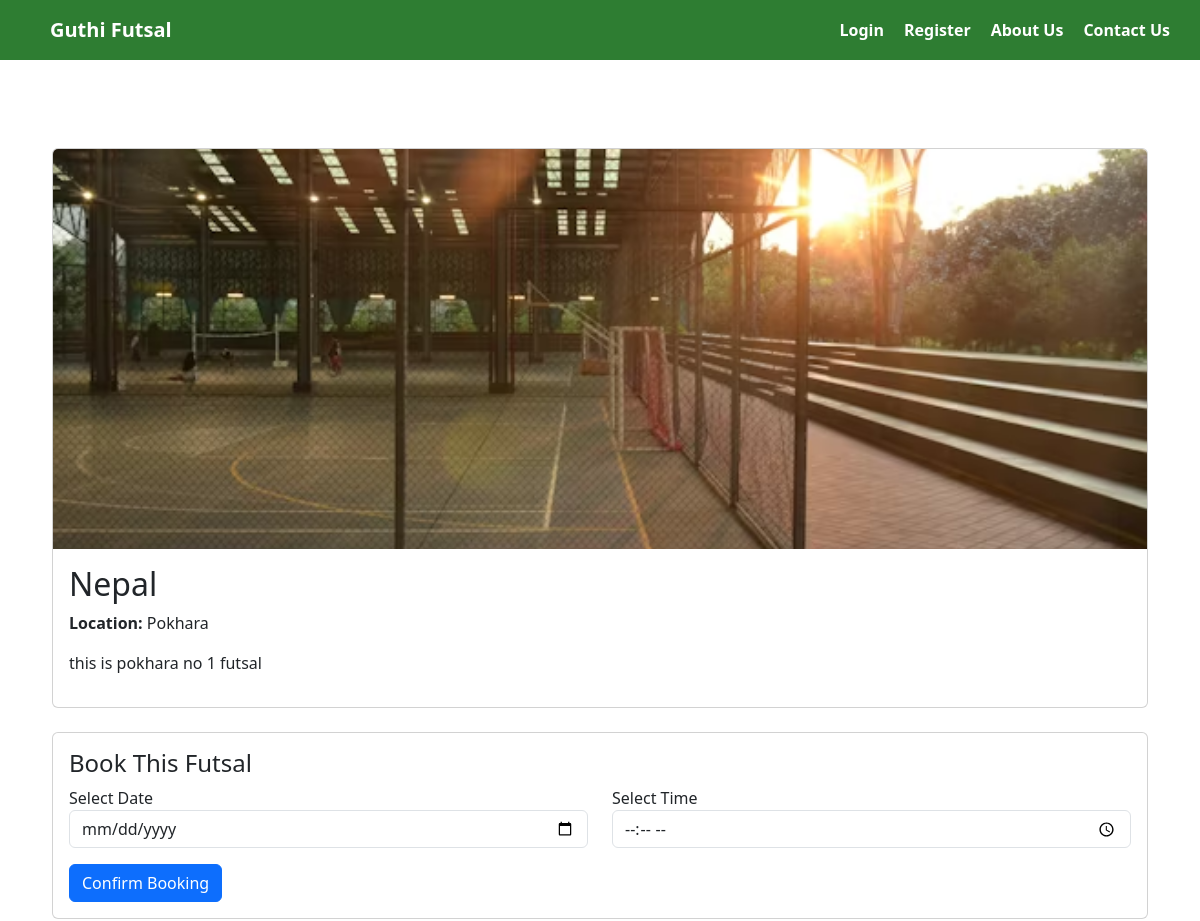
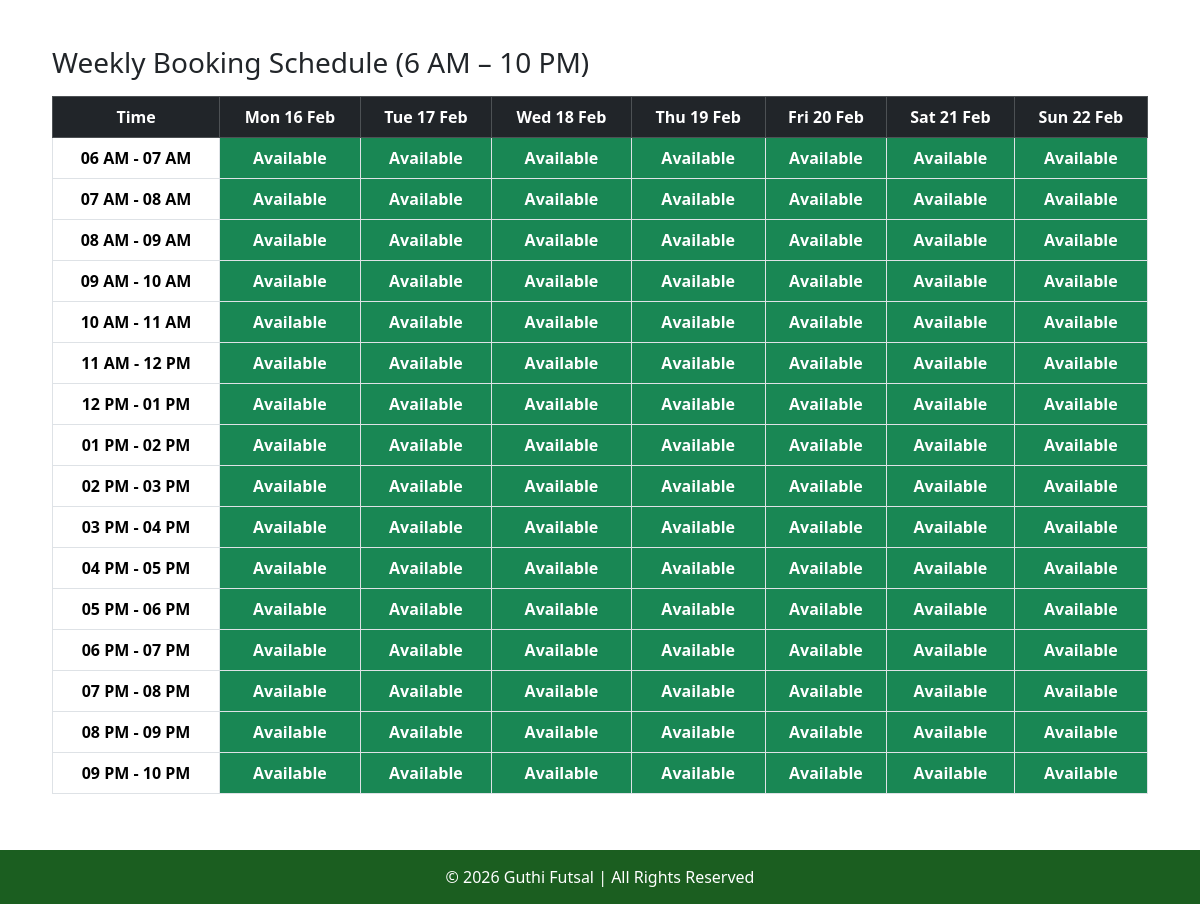
The page /futsal/2/ on the database its author committed (2 pictures, top to bottom).
### guthi/models.py (models this page shows, shortened)
class futsal(models.Model):
    name = models.CharField(max_length=100)
    location = models.CharField(max_length=200)
    description = models.TextField(blank=True)
    image = models.ImageField(upload_to='futsal_images/')
    created_at = models.DateTimeField(auto_now_add=True)

### guthi/views.py (the view)
# urls.py: path('futsal/<int:id>/', views.futsal_detail, name='futsal_detail'),
def futsal_detail(request, id):
    futsal_obj = futsal.objects.get(id=id)
    today = date.today()
    week_dates = [today + timedelta(days=i) for i in range(7)]
    time_slots = []
    for hour in range(6, 22):  # 6AM to 10PM
        start_time = time(hour, 0)
        end_time = time(hour+1, 0)
        time_slots.append((start_time, end_time))
    bookings = Booking.objects.filter(futsal=futsal_obj)
    context = {
        'futsal': futsal_obj,
        'week_dates': week_dates,
        'time_slots': time_slots,   # now a list of tuples (start, end)
        'bookings': bookings,
    }
    return render(request, 'futsal_detail.html', context)

### guthi/Templates/futsal_detail.html (shortened to what this page needs)
{% extends 'base.html' %}
{% block content %}
<div class="container mt-5">
    <div class="card mb-4">
        <img src="{{ futsal.image.url }}"
             class="card-img-top"
             style="height:400px; object-fit:cover;">
        <div class="card-body">
            <h2>{{ futsal.name }}</h2>
            <p><strong>Location:</strong> {{ futsal.location }}</p>
            <p>{{ futsal.description }}</p>
        </div>
    </div>
    <div class="card mb-5">
        <div class="card-body">
            <h4>Book This Futsal</h4>
            <form method="POST">
                <div class="row">
                    <div class="col-md-6">
                        <label>Select Date</label>
                        <input type="date" name="date" class="form-control" required>
                    </div>
                    <div class="col-md-6">
                        <label>Select Time</label>
                        <input type="time" name="time" class="form-control" required>
                    </div>
                </div>
                <button type="submit" class="btn btn-primary mt-3">
                    Confirm Booking
                </button>
            </form>
        </div>
    </div>
    <h3 class="mb-3">Weekly Booking Schedule (6 AM – 10 PM)</h3>
    <div class="table-responsive">
        <table class="table table-bordered text-center align-middle">
            <thead class="table-dark">
                <tr>
                    <th>Time</th>
                    {% for day in week_dates %}
                        <th>{{ day|date:"D d M" }}</th>
                    {% endfor %}
                </tr>
            </thead>
            <tbody>
                {% for slot in time_slots %}
                <tr>
                <td class="fw-bold">
                    {{ slot.0|time:"h A" }} - {{ slot.1|time:"h A" }}
                </td>
                    {% for day in week_dates %}
                        {% with booked=False %}
                            {% if booked %}
                                <td class="bg-danger text-white fw-bold">
                                    Booked
                                </td>
                            {% else %}
                                <td class="bg-success text-white fw-bold">
                                    Available
                                </td>
                            {% endif %}
                        {% endwith %}
                    {% endfor %}
                </tr>
                {% endfor %}
            </tbody>
        </table>
    </div>
</div>
{% endblock %}

### guthi/Templates/base.html (style rules this page uses)
body { margin: 0; font-family: Arial, sans-serif; }

### rows shown on the page
futsal: image (picture), name "Nepal", location "Pokhara", description "this is pokhara no 1 futsal"

### other values the page prints
{{ day|date:"D d M" }} "Mon 16 Feb" "Tue 17 Feb" "Wed 18 Feb" "Thu 19 Feb" "Fri 20 Feb" "Sat 21 Feb" "Sun 22 Feb"
{{ slot.0|time:"h A" }} "06 AM" "07 AM" "08 AM" "09 AM" "10 AM" "11 AM" "12 PM" "01 PM" "02 PM" "03 PM" "04 PM" "05 PM" "06 PM" "07 PM" "08 PM" "09 PM"
{{ slot.1|time:"h A" }} "07 AM" "08 AM" "09 AM" "10 AM" "11 AM" "12 PM" "01 PM" "02 PM" "03 PM" "04 PM" "05 PM" "06 PM" "07 PM" "08 PM" "09 PM" "10 PM"
